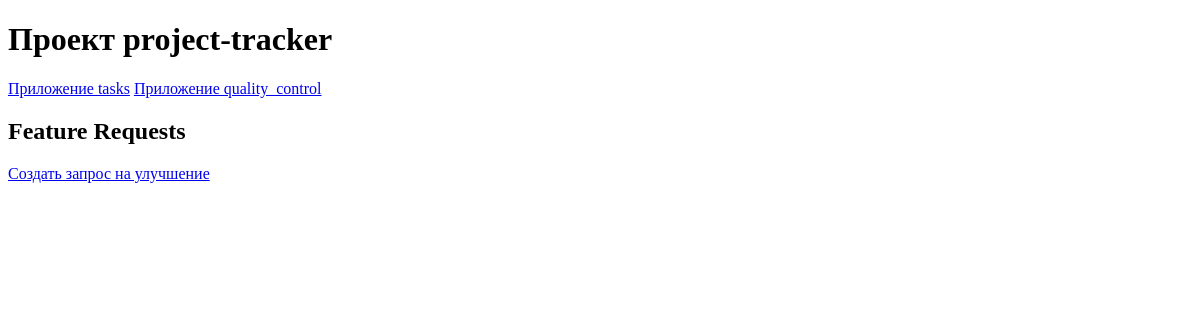
Before: /quality_control/features/ with the older database file.
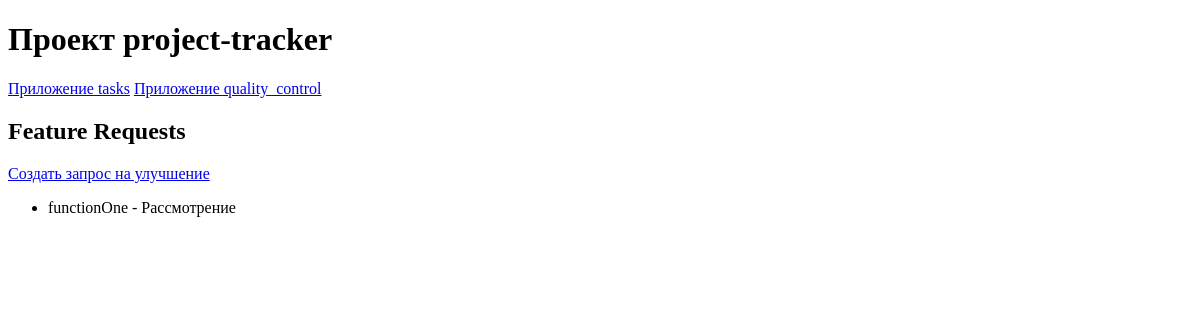
After: the same page with the newer database file.
### quality_control/models.py (models this page shows, shortened)
class FeatureRequest(models.Model):
    STATUS_CHOICES = [
        ('Рассмотрение', 'Рассмотрение'),
        ('Принято', 'Принято'),
        ('Отклонено', 'Отклонено'),
    ]
    PRIORITY_CHOICES = [
        (1, 'Низкий'),
        (2, 'Средний'),
        (3, 'Высокий'),
        (4, 'Очень высокий'),
        (5, 'Критический'),
    ]
    title = models.CharField(max_length=255, verbose_name='Название запроса на новую функцию')
    description = models.TextField(verbose_name='Описание запроса')
    project = models.ForeignKey(Project, on_delete=models.CASCADE, related_name='feature_requests', verbose_name='Проект')
    task = models.ForeignKey(Task, on_delete=models.SET_NULL, null=True, blank=True, related_name='feature_requests', verbose_name='Задача')
    status = models.CharField(max_length=20, choices=STATUS_CHOICES, default='Рассмотрение', verbose_name='Статус запроса')
    priority = models.IntegerField(choices=PRIORITY_CHOICES, default=3, verbose_name='Приоритет запроса')
    created_at = models.DateTimeField(auto_now_add=True, verbose_name='Дата и время создания запроса')
    updated_at = models.DateTimeField(auto_now=True, verbose_name='Дата и время последнего обновления запроса')
    class Meta:
        verbose_name = 'Запрос на новую функцию'
        verbose_name_plural = 'Запросы на новые функции'

### quality_control/views.py (the view)
# urls.py: path('features/', views.feature_list, name='feature_list'),
def feature_list(request):
    feature_requests = FeatureRequest.objects.all()
    return render(request, 'quality_control/feature_list.html', {'feature_requests': feature_requests})

### quality_control/templates/quality_control/feature_list.html
{% extends 'base/base.html' %} {% block content %}
<h2>Feature Requests</h2>
<a href="{% url 'quality_control:feature_create' %}"
  >Создать запрос на улучшение</a
>
<ul>
  {% for feature_request in feature_requests %}
  <li>{{ feature_request.title }} - {{ feature_request.status }}</li>
  {% endfor %}
</ul>
{% endblock %}

### templates/base/base.html (shortened to what this page needs)
<!DOCTYPE html>
<html lang="en">
  <head>
  </head>
  <body>
    <header>
      <h1>Проект project-tracker</h1>
    </header>
    {% include 'base/nav.html' only with param='Django' %}
    <main>
      {% block content %}{% endblock %}
    </main>
  </body>
</html>

### templates/base/nav.html
<nav>
  <a href="{% url 'tasks:index' %}">Приложение tasks</a>
  <a href="{% url 'quality_control:index' %}">Приложение quality_control</a>
</nav>

Changed rows visible on the page:
added FeatureRequest: title "functionOne", status "Рассмотрение"
